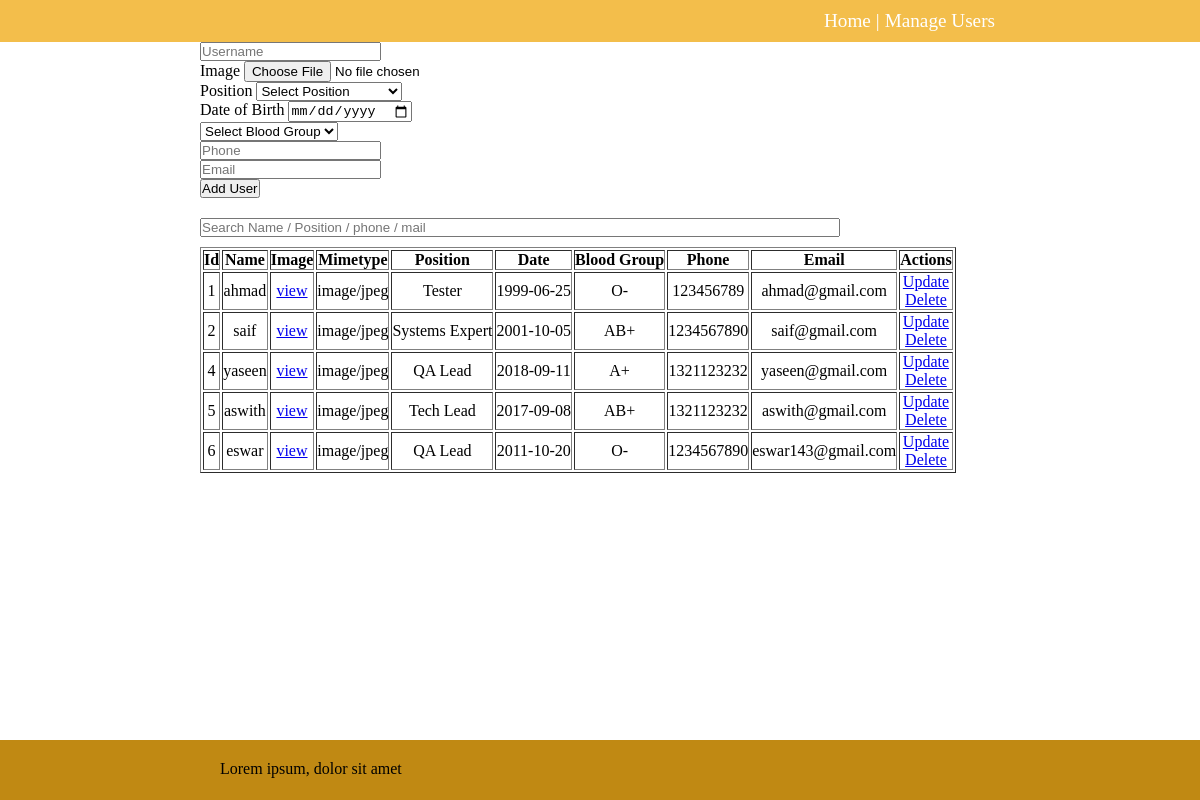
/users, run on an earlier commit of the app's database.
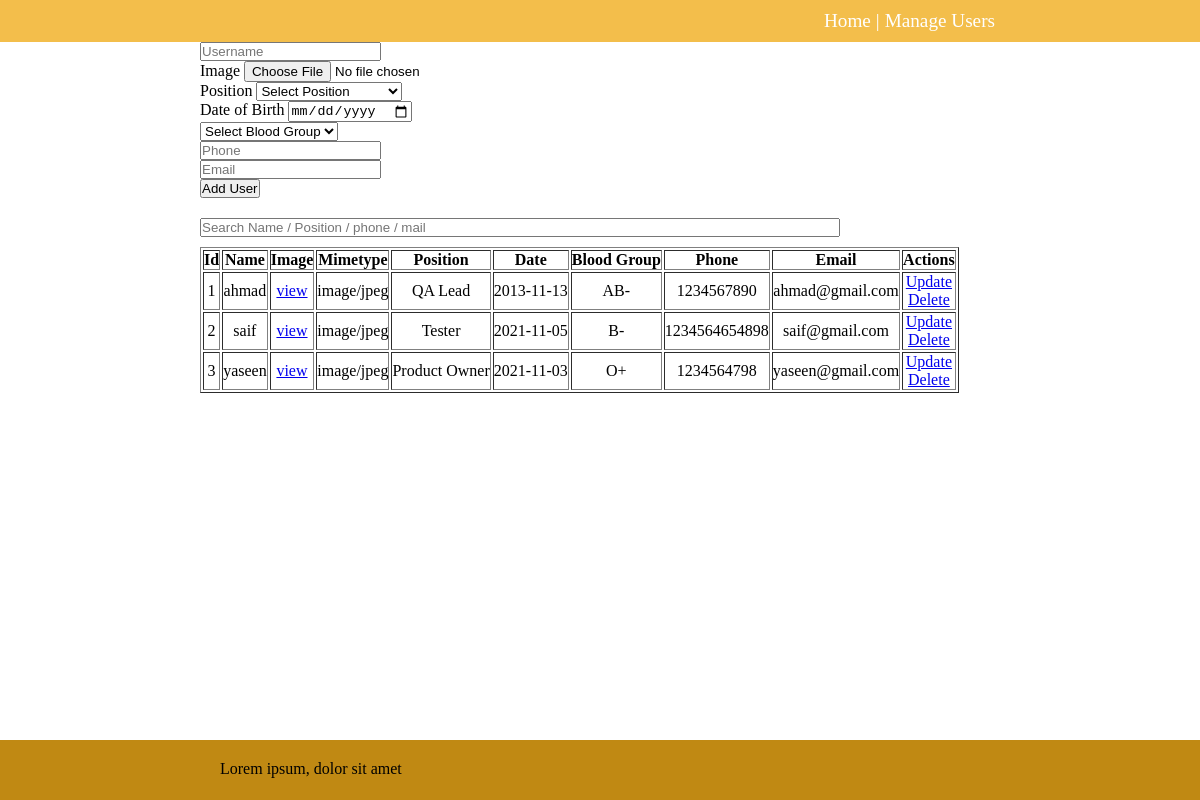
And on a later commit of the database.
### app.py (models this page shows, shortened)
class User(db.Model):
    id = db.Column(db.Integer, primary_key = True)
    name = db.Column(db.String(50), nullable = False)
    pic = db.Column(db.Text, unique = True, nullable = False)
    mimetype = db.Column(db.Text, nullable = False)
    position = db.Column(db.String(50), nullable = False)
    date_of_birth = db.Column(db.Date, nullable = False)
    blood_group = db.Column(db.String(50), nullable = False)
    phone = db.Column(db.String(50), nullable = False)
    email = db.Column(db.String(80), nullable = False)

### app.py (the view)
@app.route('/users',methods = ['GET','POST'])
def users():
    if request.method == 'POST':
        pic = request.files['pic']
        if not pic:
            return "No pic Uploaded", 400
        username = request.form['username']
        filename = secure_filename(pic.filename)
        mimetype = pic.mimetype
        position = request.form['position']
        dob = request.form['DOB'].split("-")
        date_of_birth = date(int(dob[0]), int(dob[1]), int(dob[2]))
        blood_group = request.form['blood_group']
        phone = request.form['phone']
        email = request.form['email']
        new_user = User(
            name=username,
            pic = pic.read(),
            date_of_birth = date_of_birth,
            mimetype = mimetype,
            position = position,
            blood_group = blood_group,
            phone = phone,
            email=email
            )
        try:
            db.session.add(new_user)
            db.session.commit()
            return redirect('/users')
        except exc.IntegrityError:
            db.session.rollback()
            return f"The image was already associated with other user"
        except:
            return f"There was a problem adding a user..."
    else:
        users = User.query.order_by(User.id).all()
        return render_template('users.html',users = users)

### templates/users.html (shortened to what this page needs)
{% extends 'base.html' %}
{% block body %}
<form action="{{ url_for('users') }}" enctype="multipart/form-data" method="POST">
    <input type="text" name="username" id="name" placeholder="Username" required><br>
    <label for="pic">Image</label>
    <input type="file" name="pic" id="pic" accept="image/png, image/jpeg" required><br>
    <label for="position">Position</label>
    <select name="position" id="positions" required>
        <option value="none" selected disabled hidden>
            Select Position
        </option>
    </select> <br>
    <label for="DOB">Date of Birth</label>
    <input type="date" name="DOB" id="DOB" placeholder="Date of Birth" required><br>
    <select name="blood_group" id="blood_group">
        <option value="none" selected disabled hidden>
            Select Blood Group
        </option>
    </select> <br>
    <input type="tel" name="phone" id="phone" placeholder="Phone" required><br>
    <input type="email" name="email" id="email" placeholder="Email" required><br>
    <input type="submit" value="Add User">
</form>
<input id="users-user-search" width="1200px" type="text" placeholder="Search Name / Position / phone / mail">
<table id="users-table" border="1px" style="text-align: center;">
    <tr>
        <th>Id</th>
        <th>Name</th>
        <th>Image</th>
        <th>Mimetype</th>
        <th>Position</th>
        <th>Date</th>
        <th>Blood Group</th>
        <th>Phone</th>
        <th>Email</th>
        <th>Actions</th>
    </tr>
    {% for user in users %}
        <tr>
            <td>{{ user.id }}</td>
            <td>{{ user.name }}</td>
            <td><a href="{{ url_for('get_image',id = user.id ) }}" target="_blank">view</a></td>
            <td>{{ user.mimetype }}</td>
            <td>{{ user.position }}</td>
            <td>{{ user.date_of_birth }}</td>
            <td>{{ user.blood_group }}</td>
            <td>{{ user.phone }}</td>
            <td>{{ user.email }}</td>
            <td>
                <a href="/update/{{ user.id }}">
                    Update
                </a>
                <br>
                <a href="/delete/{{ user.id }}">
                    Delete
                </a>
            </td>
        </tr>
    {% endfor %}
</table>
{% endblock %}

### templates/base.html (shortened to what this page needs)
<!DOCTYPE html>
<html lang="en">
<head>
    <link rel="stylesheet" href="{{ url_for('static',filename='css/main.css') }}">
</head>
<body>
    <div class="wrapper">
        <header class="no-print">
                <div class="container">
                <a href="{{ url_for('index') }}">Home</a> |
                <a href="{{ url_for('users') }}">Manage Users</a>
            </div>
        </header>
        <div class="container">
            {% block body %}{% endblock %}
        </div>
    </div>
    <div class="footer no-print">
        <footer>
            <div class="container">
                <p>Lorem ipsum, dolor sit amet</p>
            </div>
        </footer>
    </div>
</body>
</html>

### static/css/main.css (style rules this page uses)
* { margin: 0; padding: 0; box-sizing: border-box; }
.wrapper header { background-color: rgb(243, 190, 75); color:white; padding: 10px; font-size: 1.2rem; }
.container { max-width:800px; margin: 0 auto; }
.wrapper header .container a { text-decoration: none; color: white; margin: 0 5px; }
.wrapper header .container { display:flex; flex-direction: row; justify-content: end; }
html, body { height: 100%; margin: 0; }
.footer { background-color: rgb(192, 137, 19); }
.wrapper { min-height: 100%; margin-bottom: -60px; }
.wrapper::after { content: ""; display: block; }
.wrapper::after, footer { height: 60px; }
footer .container p { padding: 20px; }
#users-user-search { margin-top: 20px; }
#index-user-search, #users-user-search { margin-bottom: 10px; width: 80%; }

What changed in the data, as far as the page shows it:
removed User: id "4", name "yaseen", mimetype "image/jpeg", position "QA Lead", date_of_birth "2018-09-11", blood_group "A+", phone "1321123232", email "yaseen@gmail.com"
removed User: id "5", name "aswith", mimetype "image/jpeg", position "Tech Lead", date_of_birth "2017-09-08", blood_group "AB+", phone "1321123232", email "aswith@gmail.com"
removed User: id "6", name "eswar", mimetype "image/jpeg", position "QA Lead", date_of_birth "2011-10-20", blood_group "O-", phone "1234567890", email "eswar143@gmail.com"
changed User "ahmad": position "Tester" → "QA Lead"; date_of_birth "1999-06-25" → "2013-11-13"; blood_group "O-" → "AB-"; phone "123456789" → "1234567890"
changed User "saif": position "Systems Expert" → "Tester"; date_of_birth "2001-10-05" → "2021-11-05"; blood_group "AB+" → "B-"; phone "1234567890" → "1234564654898"
added User: id "3", name "yaseen", mimetype "image/jpeg", position "Product Owner", date_of_birth "2021-11-03", blood_group "O+", phone "1234564798", email "yaseen@gmail.com"
